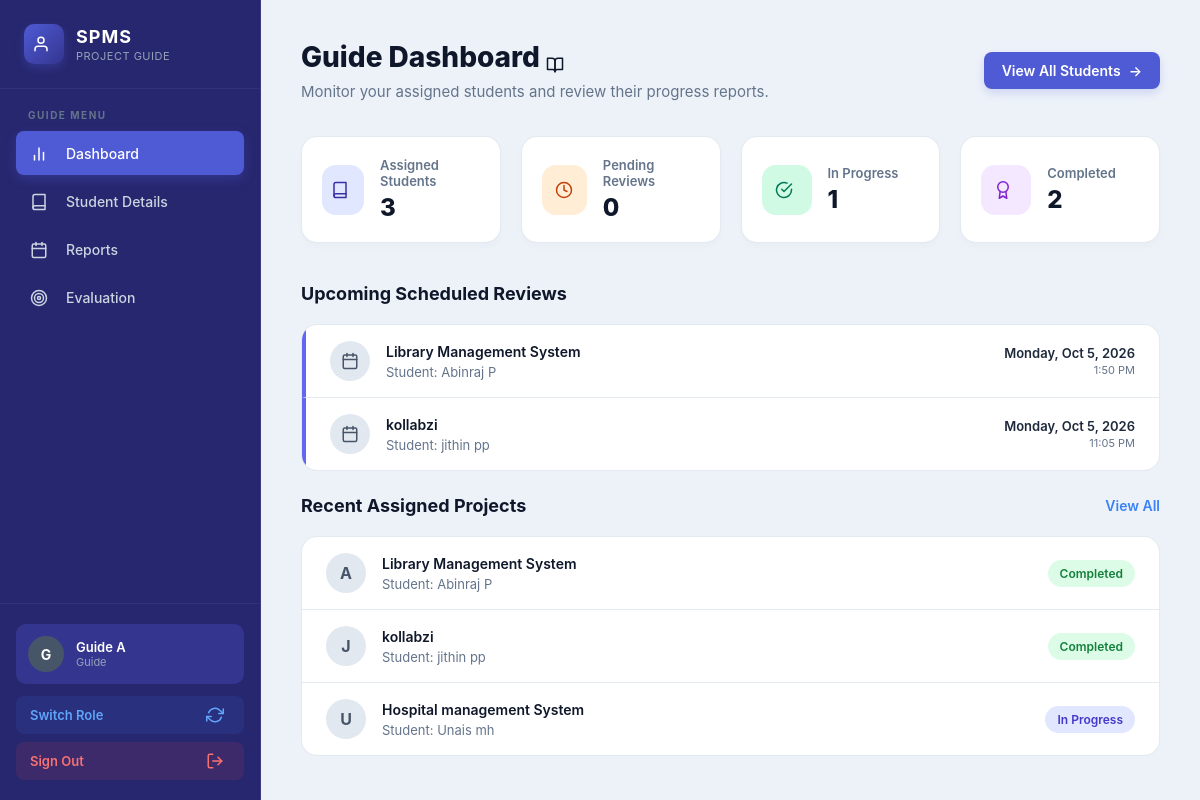
/guides/dashboard/ (signed in), run on the app's committed database.
### accounts/models.py (models this page shows, shortened)
class User(AbstractUser):
    is_student = models.BooleanField(default=False)
    is_coordinator = models.BooleanField(default=False)
    is_faculty = models.BooleanField(default=False)
    is_expert = models.BooleanField(default=False)
    is_guide = models.BooleanField(default=False)
    is_panel = models.BooleanField(default=False)
    phone = models.CharField(
        max_length=15,
        blank=True,
        null=True
    )
    roll_number = models.CharField(
        max_length=50,
        blank=True,
        null=True
    )
    department = models.CharField(
        max_length=100,
        blank=True,
        null=True
    )
    domain_of_expertise = models.CharField(
        max_length=200,
        blank=True,
        null=True
    )
    semester = models.CharField(
        max_length=20,
        blank=True,
        null=True
    )
    batch = models.CharField(
        max_length=20,
        blank=True,
        null=True
    )

### projects/models.py (models this page shows, shortened)
class ProjectProposal(models.Model):
    PROJECT_TYPE_CHOICES = [
        ("MINI", "Mini Project"),
        ("MAIN", "Main Project"),
    ]
    STATUS_CHOICES = [
        ("SUBMITTED", "Submitted"),
        ("EXPERT_ASSIGNED", "Expert Assigned"),
        ("CHANGES_REQUESTED", "Changes Requested"),
        ("CHANGES_SENT_TO_STUDENT", "Changes Sent To Student"),
        ("EXPERT_APPROVED", "Expert Approved"),
        ("COORDINATOR_APPROVED", "Coordinator Approved"),
        ("GUIDE_ASSIGNED", "Guide Assigned"),
        ("GUIDE_REJECTED", "Guide Rejected"),
        ("IN_PROGRESS", "In Progress"),
        ("COMPLETED", "Completed"),
        ("REJECTED", "Rejected"),
    ]
    student = models.ForeignKey(
        settings.AUTH_USER_MODEL,
        on_delete=models.CASCADE,
        related_name="project_proposals",
        limit_choices_to={"is_student": True}
    )
    project_type = models.CharField(
        max_length=10,
        choices=PROJECT_TYPE_CHOICES,
        default="MAIN"
    )
    title = models.CharField(max_length=255)
    abstract = models.TextField(blank=True)
    domain = models.CharField(
        max_length=255,
        blank=True
    )
    technologies = models.TextField(
        blank=True
    )
    description = models.TextField(
        blank=True
    )
    proposal_document = models.FileField(
        upload_to="proposals/",
        blank=True,
        null=True
    )
    domain_expert = models.ForeignKey(
        settings.AUTH_USER_MODEL,
        on_delete=models.SET_NULL,
        null=True,
        blank=True,
        related_name="expert_proposals",
        limit_choices_to={"is_expert": True}
    )
    expert_comments = models.TextField(
        blank=True,
        null=True
    )
    status = models.CharField(
        max_length=40,
        choices=STATUS_CHOICES,
        default="SUBMITTED"
    )
    guide = models.ForeignKey(
        settings.AUTH_USER_MODEL,
        on_delete=models.SET_NULL,
        null=True,
        blank=True,
        related_name="guided_proposals",
        limit_choices_to={"is_guide": True}
    )
    panel_members = models.ManyToManyField(
        settings.AUTH_USER_MODEL,
        blank=True,
        related_name="assigned_panel_projects",
        limit_choices_to={"is_panel": True},
    )
    guide_rejection_reason = models.TextField(
        blank=True,
        null=True
    )
    guide_rejected_at = models.DateTimeField(
        blank=True,
        null=True
    )
    review_date = models.DateTimeField(
        blank=True,
        null=True,
        help_text="Scheduled date and time for the project review by the panel."
    )
    submitted_at = models.DateTimeField(
        auto_now_add=True
    )
    updated_at = models.DateTimeField(
        auto_now=True
    )

### guides/views.py (the view, shortened to what this page needs)
    @login_required
    def wrapper(request, *args, **kwargs):
        return view_func(
            request,
            *args,
            **kwargs
        )

### coordinator/context_processors.py (called while the page is built)
def unread_proposals(request):
    if hasattr(request, 'user') and request.user.is_authenticated:
        if getattr(request.user, 'role', None) == 'COORDINATOR':
            count = ProjectProposal.objects.filter(status='SUBMITTED').count()
            return {'unread_proposal_count': count}
    return {}

### guides/views.py (called while the page is built, shortened)
def guide_required(view_func):
    @login_required
    def wrapper(request, *args, **kwargs):
        return view_func(
            request,
            *args,
            **kwargs
        )
    return wrapper

### templates/guide/dashboard.html (shortened to what this page needs)
{% extends "base.html" %}
{% load static %}
{% block content %}
<div class="dashboard-layout">
    {% include 'guide/sidebar.html' %}
    <main class="dashboard-main">
        <header class="dashboard-header">
            <div class="header-content">
                <h1>Guide Dashboard </h1>
                <p>Monitor your assigned students and review their progress reports.</p>
            </div>
            <div class="header-actions">
                <a href="{% url 'guides:students' %}" class="btn-primary">
                    <span>View All Students</span>
                    <span>→</span>
                </a>
            </div>
        </header>
        <section class="stats-grid">
            <a href="{% url 'guides:students' %}" class="stat-card">
                <div class="stat-icon-box bg-blue"></div>
                <div class="stat-info">
                    <p class="stat-label">Assigned Students</p>
                    <h3 class="stat-number">{{ assigned_count|default:"0" }}</h3>
                </div>
            </a>
            <a href="{% url 'guides:students' %}?status=PENDING_REVIEW" class="stat-card">
                <div class="stat-icon-box bg-orange">
                    <svg width="18" height="18" viewBox="0 0 24 24" fill="none" stroke="currentColor" stroke-width="2" stroke-linecap="round" stroke-linejoin="round"><circle cx="12" cy="12" r="10"></circle><polyline points="12 6 12 12 16 14"></polyline></svg>
                </div>
                <div class="stat-info">
                    <p class="stat-label">Pending Reviews</p>
                    <h3 class="stat-number">{{ reports_pending|default:"0" }}</h3>
                </div>
            </a>
            <a href="{% url 'guides:students' %}?status=IN_PROGRESS" class="stat-card">
                <div class="stat-icon-box bg-emerald"><svg width="18" height="18" viewBox="0 0 24 24" fill="none" stroke="currentColor" style="vertical-align: text-bottom; margin-right: 6px;" stroke-width="2" stroke-linecap="round" stroke-linejoin="round"><path d="M22 11.08V12a10 10 0 1 1-5.93-9.14"></path><polyline points="22 4 12 14.01 9 11.01"></polyline></svg></div>
                <div class="stat-info">
                    <p class="stat-label">In Progress</p>
                    <h3 class="stat-number">{{ in_progress_count|default:"0" }}</h3>
                </div>
            </a>
            <a href="{% url 'guides:students' %}?status=COMPLETED" class="stat-card">
                <div class="stat-icon-box bg-purple"><svg width="18" height="18" viewBox="0 0 24 24" fill="none" stroke="currentColor" style="vertical-align: text-bottom; margin-right: 6px;" stroke-width="2" stroke-linecap="round" stroke-linejoin="round"><circle cx="12" cy="8" r="7"></circle><polyline points="8.21 13.89 7 23 12 20 17 23 15.79 13.88"></polyline></svg></div>
                <div class="stat-info">
                    <p class="stat-label">Completed</p>
                    <h3 class="stat-number">{{ completed_count|default:"0" }}</h3>
                </div>
            </a>
        </section>
        {% if scheduled_reviews %}
        <section class="recent-section" style="margin-bottom: 24px;">
            <div class="section-heading">
                <h2>Upcoming Scheduled Reviews</h2>
            </div>
            <div class="recent-card">
                <div class="recent-list">
                    {% for project in scheduled_reviews %}
                    <a href="{% url 'guides:project_detail' project.id %}" class="recent-item" style="border-left: 4px solid #6366f1;">
                        <div class="recent-user">
                            <div class="recent-avatar bg-blue">
                            </div>
                            <div class="recent-user-info">
                                <span class="recent-name">{{ project.title }}</span>
                                <span class="recent-project">Student: {{ project.student.get_full_name|default:project.student.username }}</span>
                            </div>
                        </div>
                        <div style="text-align: right;">
                            <span style="display: block; font-size: 13px; font-weight: 600; color: #1e293b;">{{ project.review_date|date:"l, M j, Y" }}</span>
                            <span style="display: block; font-size: 11px; color: #64748b; margin-top: 2px;">{{ project.review_date|date:"g:i A" }}</span>
                        </div>
                    </a>
                    {% endfor %}
                </div>
            </div>
        </section>
        {% endif %}
        <section class="recent-section">
            <div class="section-heading">
                <h2>Recent Assigned Projects</h2>
                <a href="{% url 'guides:students' %}" class="btn-text">View All</a>
            </div>
            <div class="recent-card">
                {% if projects %}
                    <div class="recent-list">
                        {% for project in projects|slice:":5" %}
                        <a href="{% url 'guides:project_detail' project.id %}" class="recent-item">
                            <div class="recent-user">
                                <div class="recent-avatar">
                                    {{ project.student.username|first|upper }}
                                </div>
                                <div class="recent-user-info">
                                    <span class="recent-name">{{ project.title }}</span>
                                    <span class="recent-project">Student: {{ project.student.get_full_name|default:project.student.username }}</span>
                                </div>
                            </div>
                            <span class="status-badge
                                {% if project.status == 'COMPLETED' %}bg-green
                                {% elif project.status == 'IN_PROGRESS' %}bg-blue
                                {% else %}bg-purple{% endif %}">
                                {{ project.get_status_display }}
                            </span>
                        </a>
                        {% endfor %}
                    </div>
                {% endif %}
            </div>
        </section>
    </main>
</div>
{% endblock %}

### templates/guide/sidebar.html (shortened to what this page needs)
{% load static %}
<link rel="stylesheet" href="{% static 'css/coordinator_theme.css' %}?v=3">
    <aside class="premium-sidebar">
        <div class="sidebar-brand">
            <div class="brand-logo"><svg width="18" height="18" viewBox="0 0 24 24" fill="none" stroke="currentColor" style="vertical-align: text-bottom; margin-right: 6px;" stroke-width="2" stroke-linecap="round" stroke-linejoin="round"><path d="M20 21v-2a4 4 0 0 0-4-4H8a4 4 0 0 0-4 4v2"></path><circle cx="12" cy="7" r="4"></circle></svg></div>
            <div class="brand-text">
                <h2>SPMS</h2>
                <p>Project Guide</p>
            </div>
        </div>
        <nav class="sidebar-nav">
            <div class="nav-section">Guide Menu</div>
            <a href="{% url 'guides:dashboard' %}" class="nav-item {% if request.resolver_match.url_name == 'dashboard' %}active{% endif %}">
                <span class="nav-icon"></span>
                <span class="nav-text">Dashboard</span>
            </a>
            <a href="{% url 'guides:students' %}" class="nav-item {% if request.resolver_match.url_name == 'students' or request.resolver_match.url_name == 'project_detail' %}active{% endif %}">
                <span class="nav-icon"></span>
                <span class="nav-text">Student Details</span>
            </a>
            <a href="{% url 'guides:reports' %}" class="nav-item {% if request.resolver_match.url_name == 'reports' %}active{% endif %}">
                <span class="nav-icon"></span>
                <span class="nav-text">Reports</span>
            </a>
            <a href="{% url 'guides:evaluations' %}" class="nav-item {% if request.resolver_match.url_name == 'evaluations' %}active{% endif %}">
                <span class="nav-icon"></span>
                <span class="nav-text">Evaluation</span>
            </a>
        </nav>
        <div class="sidebar-footer">
            <div class="user-card">
                <div class="user-avatar">
                    {{ request.user.username|first|upper }}
                </div>
                <div class="user-details">
                    <span class="user-name">{{ request.user.get_full_name|default:request.user.username }}</span>
                    <span class="user-role">Guide</span>
                </div>
            </div>
            {% if request.user.is_superuser or request.user.is_coordinator or request.user.is_expert or request.user.is_panel or request.user.is_student %}
            <a href="{% url 'accounts:dashboard' %}" class="switch-role-btn">
                <span>Switch Role</span>
                <span></span>
            </a>
            {% endif %}
            <a href="{% url 'accounts:logout' %}" class="logout-btn">
                <span>Sign Out</span>
                <span></span>
            </a>
        </div>
    </aside>

### static/css/coordinator_theme.css (style rules this page uses)
:root:has(.premium-sidebar), :root:has(.coordinator-theme-page) { --sidebar-bg: #27276f; --sidebar-nav: #34358f; --sidebar-hover: #34358f; --sidebar-active: #4f5bd5; --primary-main: #4f5bd5; --primary-dark: #34358f; --bg-main: #edf2f9; --card-bg: #ffffff; --text-main: #0f172a; --text-muted: #64748b; --border-color: rgba(226, 232, 240, 0.9); }
body:has(.premium-sidebar), body:has(.coordinator-theme-page) { background-color: #edf2f9; }
body:has(.premium-sidebar) .premium-sidebar { background: #27276f; }
body:has(.premium-sidebar) .brand-logo { background: linear-gradient(135deg, #4f5bd5, #34358f); box-shadow: 0 4px 10px rgba(79, 91, 213, 0.3); }
body:has(.premium-sidebar) .nav-item.active { background: #4f5bd5; box-shadow: 0 4px 12px rgba(79, 91, 213, 0.3); }
body:has(.premium-sidebar) .btn-primary, body:has(.premium-sidebar) .btn-submit, body:has(.coordinator-theme-page) .btn-primary, body:has(.coordinator-theme-page) .btn-submit { background: #4f5bd5; box-shadow: 0 4px 10px rgba(79, 91, 213, 0.2); }
body:has(.premium-sidebar) .stat-icon-box.bg-blue, body:has(.coordinator-theme-page) .stat-icon-box.bg-blue { background: #e0e7ff; color: #3730a3; }

### data on the page
User: user.username|first "G", user.get_full_name "Guide A"
ProjectProposal: title "Library Management System", student.get_full_name "Abinraj P", review_date "Monday, Oct 5, 2026", review_date "1:50 PM", student.username|first "A", status "Completed"
ProjectProposal: title "kollabzi", student.get_full_name "jithin pp", review_date "Monday, Oct 5, 2026", review_date "11:05 PM", student.username|first "J", status "Completed"
ProjectProposal: student.username|first "U", title "Hospital management System", student.get_full_name "Unais mh", status "In Progress"

### other printed values
{{ assigned_count|default:"0" }} "3"
{{ reports_pending|default:"0" }} "0"
{{ in_progress_count|default:"0" }} "1"
{{ completed_count|default:"0" }} "2"
